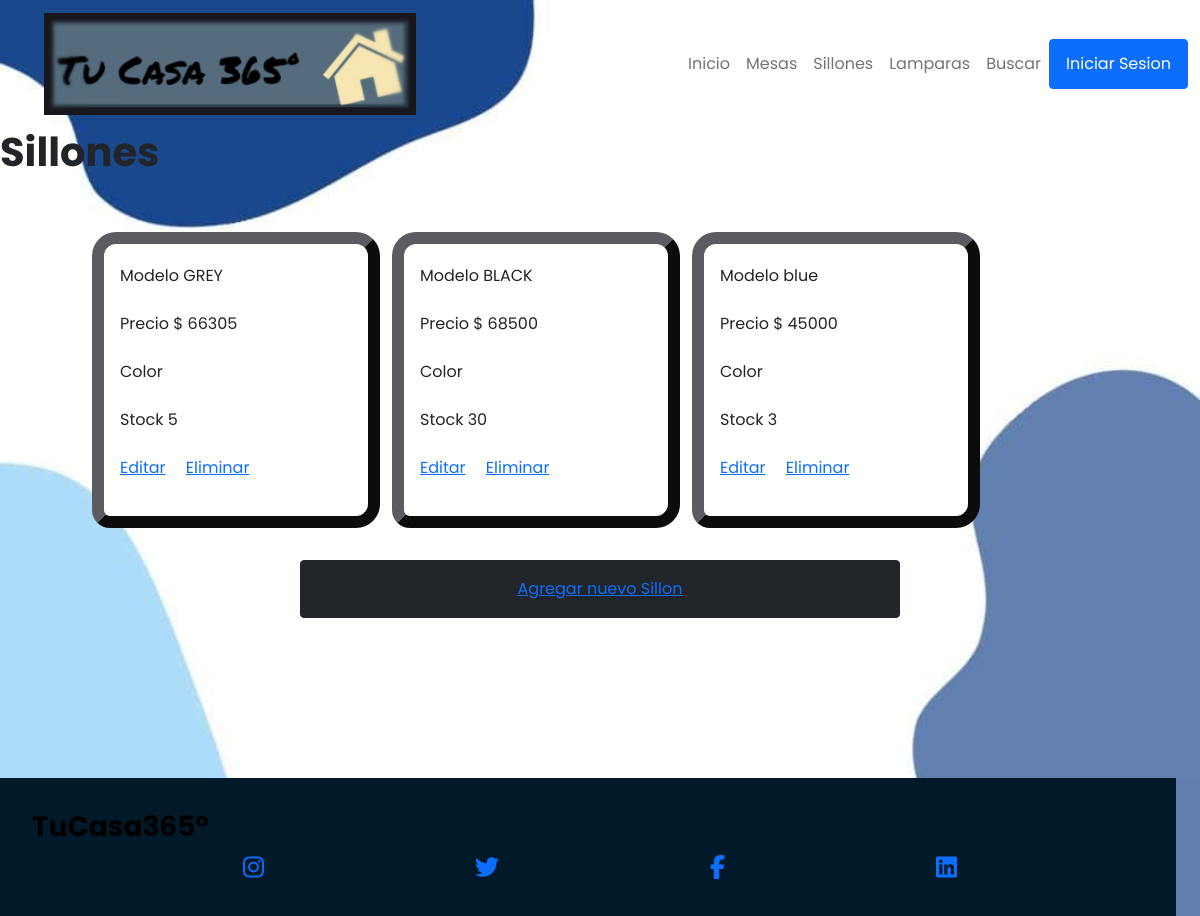
/AppCoder/sillones/list, run on the app's committed database.
### AppCoder/models.py (models this page shows, shortened)
class Sillon(models.Model):
    nombre=models.CharField(max_length=40)
    precio = models.IntegerField()
    stock = models.IntegerField()

### AppCoder/views.py (the view)
# urls.py: path('sillones/list', views.SillonList.as_view(), name='SillonesList'), #ok
class SillonList(ListView):
      model = Sillon
      template_name = "AppCoder/sillon_list.html"

### AppCoder/templates/AppCoder/sillon_list.html
{% extends "AppCoder/padre.html" %}
{% load static %}
{% block contenidoQueCambia %}
<h1>Sillones</h1>
        <div class='container-fluid'>
            <div class="row">
                    {% for sillon in object_list %}
                    <div class="col-sm-6 col-md-6 col-lg-3">
                        <div class="card" id="card" style="width: 18rem;">
                            <div class="card-body">
                                <p>Modelo {{sillon.nombre}}</p>
                                <p>Precio $ {{sillon.precio}}</p>
                                <p>Color {{msillonesa.color}}</p>
                                <p>Stock {{sillon.stock}}</p>
                                <P>
                                    <a href="{% url 'SillonesEditar' sillon.id %}" class="card-link"> Editar</a>
                                    <a href="{% url 'SillonesEliminar' sillon.id %}" class="card-link"> Eliminar</a>
                                </P>
                            </div>
                        </div>
                    </div>
                {% endfor %}
            </div>
        </div>
        <div class="d-grid gap-2 col-6 mx-auto marginTop">
            <button class="btn  btn-dark" type="button">
                <a href="{% url 'SillonFormulario' %}">Agregar nuevo Sillon</a>
            </button>
        </div>
{% endblock %}

### data on the page
Sillon: nombre "GREY", precio "66305", stock "5"
Sillon: nombre "BLACK", precio "68500", stock "30"
Sillon: nombre "blue", precio "45000", stock "3"
